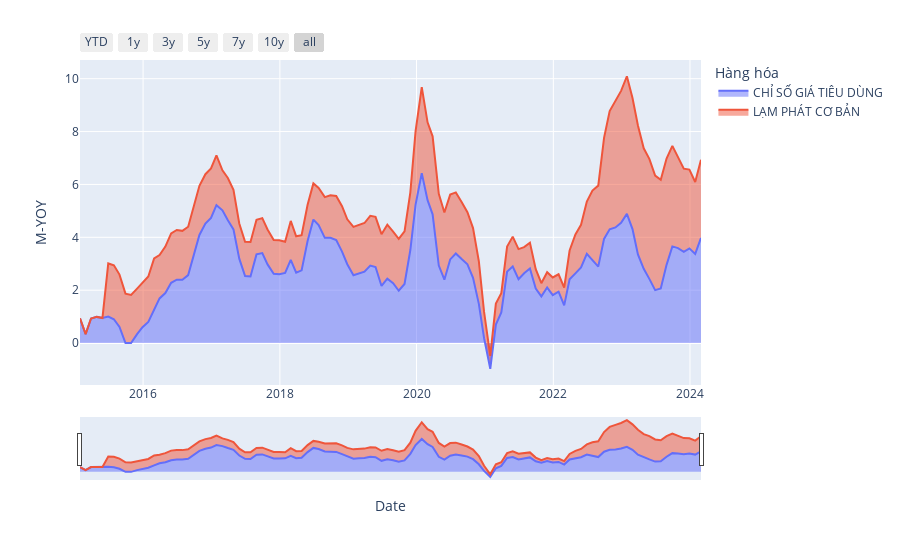

Source (notebook cell):
### Code cell
import pandas as pd
import plotly.express as px
import plotly.graph_objects as go

df_show = dfs_cpi[
    (
        (dfs_cpi["Hàng hóa"] == "CHỈ SỐ GIÁ TIÊU DÙNG")
        | (dfs_cpi["Hàng hóa"] == "LẠM PHÁT CƠ BẢN")
    )
    & (dfs_cpi["Date"] > "2015-01-01")
]

fig = px.area(df_show, x="Date", y="M-YOY", color="Hàng hóa")

fig.update_xaxes(
    rangeslider_visible=True,
    rangeselector=dict(
        buttons=[
            dict(count=1, label="YTD", step="year", stepmode="todate"),
            dict(count=1, label="1y", step="year", stepmode="backward"),
            dict(count=3, label="3y", step="year", stepmode="backward"),
            dict(count=5, label="5y", step="year", stepmode="backward"),
            dict(count=7, label="7y", step="year", stepmode="backward"),
            dict(count=10, label="10y", step="year", stepmode="backward"),
            dict(step="all"),
        ]
    ),
)

fig.show()

### Figure 1 — Plotly figure (JSON) as saved in the notebook; plotly's stock layout.template omitted (floating-point values rounded to 4 significant figures)
{"data": [{"fillpattern": {"shape": ""}, "hovertemplate": "Hàng hóa=CHỈ SỐ GIÁ TIÊU DÙNG<br>Date=%{x}<br>M-YOY=%{y}<extra></extra>", "legendgroup": "CHỈ SỐ GIÁ TIÊU DÙNG", "line": {"color": "#636efa"}, "marker": {"symbol": "circle"}, "mode": "lines", "name": "CHỈ SỐ GIÁ TIÊU DÙNG", "orientation": "v", "showlegend": true, "stackgroup": "1", "type": "scatter", "x": ["2024-02-29", "2024-01-29", "2023-12-29", "2023-11-29", "2023-10-29", "2023-09-29", "2023-08-29", "2023-07-29", "2023-06-29", "2023-05-29", "2023-04-29", "2023-03-29", "2023-02-28", "2023-01-29", "2022-12-29", "2022-11-29", "2022-10-29", "2022-09-29", "2022-08-29", "2022-07-29", "2022-06-29", "2022-05-29", "2022-04-29", "2022-03-29", "2022-02-28", "2022-01-29", "2021-12-29", "2021-11-29", "2021-10-29", "2021-09-29", "2021-08-29", "2021-07-29", "2021-06-29", "2021-05-29", "2021-04-29", "2021-03-29", "2021-02-28", "2021-01-29", "2020-12-27", "2020-11-29", "2020-10-29", "2020-09-29", "2020-08-29", "2020-07-29", "2020-06-29", "2020-05-29", "2020-04-29", "2020-03-27", "2020-02-29", "2020-01-29", "2019-12-27", "2019-11-29", "2019-10-29", "2019-09-28", "2019-08-29", "2019-07-29", "2019-06-28", "2019-05-27", "2019-04-29", "2019-03-29", "2019-02-28", "2019-01-29", "2018-12-27", "2018-11-29", "2018-10-29", "2018-09-28", "2018-08-29", "2018-07-27", "2018-06-29", "2018-05-29", "2018-04-27", "2018-03-29", "2018-02-28", "2018-01-29", "2017-12-29", "2017-11-29", "2017-10-27", "2017-09-29", "2017-08-29", "2017-07-28", "2017-06-29", "2017-05-29", "2017-04-28", "2017-03-29", "2017-02-28", "2017-01-27", "2016-12-29", "2016-11-29", "2016-10-28", "2016-09-29", "2016-08-29", "2016-07-29", "2016-06-29", "2016-05-30", "2016-04-29", "2016-03-29", "2016-02-29", "2016-01-29", "2015-12-29", "2015-11-30", "2015-10-29", "2015-09-29", "2015-08-28", "2015-07-29", "2015-06-29", "2015-05-29", "2015-04-29", "2015-03-29", "2015-02-28", "2015-01-29"], "xaxis": "x", "y": [3.976, 3.371, 3.581, 3.448, 3.591, 3.657, 2.957, 2.063, 2.003, 2.428, 2.807, 3.351, 4.312, 4.887, 4.549, 4.372, 4.303, 3.94, 2.891, 3.141, 3.374, 2.863, 2.638, 2.41, 1.424, 1.942, 1.81, 2.1, 1.765, 2.06, 2.82, 2.642, 2.414, 2.896, 2.702, 1.156, 0.7002, -0.9713, 0.187, 1.484, 2.47, 2.981, 3.177, 3.389, 3.165, 2.396, 2.932, 4.869, 5.405, 6.427, 5.235, 3.519, 2.237, 1.979, 2.262, 2.437, 2.159, 2.875, 2.932, 2.7, 2.639, 2.563, 2.983, 3.458, 3.894, 3.98, 3.98, 4.46, 4.67, 3.86, 2.75, 2.66, 3.15, 2.65, 2.6, 2.62, 2.976, 3.405, 3.354, 2.52, 2.539, 3.191, 4.3, 4.645, 5.023, 5.217, 4.737, 4.517, 4.09, 3.345, 2.571, 2.394, 2.396, 2.279, 1.89, 1.69, 1.27, 0.8, 0.6, 0.3389, 0, 0, 0.61, 0.9, 1.002, 0.95, 0.99, 0.93, 0.3367, 0.94], "yaxis": "y"}, {"fillpattern": {"shape": ""}, "hovertemplate": "Hàng hóa=LẠM PHÁT CƠ BẢN<br>Date=%{x}<br>M-YOY=%{y}<extra></extra>", "legendgroup": "LẠM PHÁT CƠ BẢN", "line": {"color": "#EF553B"}, "marker": {"symbol": "circle"}, "mode": "lines", "name": "LẠM PHÁT CƠ BẢN", "orientation": "v", "showlegend": true, "stackgroup": "1", "type": "scatter", "x": ["2024-02-29", "2024-01-29", "2023-12-29", "2023-11-29", "2023-10-29", "2023-09-29", "2023-08-29", "2023-07-29", "2023-06-29", "2023-05-29", "2023-04-29", "2023-03-29", "2023-02-28", "2023-01-29", "2022-12-29", "2022-11-29", "2022-10-29", "2022-09-29", "2022-08-29", "2022-07-29", "2022-06-29", "2022-05-29", "2022-04-29", "2022-03-29", "2022-02-28", "2022-01-29", "2021-12-29", "2021-11-29", "2021-10-29", "2021-09-29", "2021-08-29", "2021-07-29", "2021-06-29", "2021-05-29", "2021-04-29", "2021-03-29", "2021-02-28", "2021-01-29", "2020-12-27", "2020-11-29", "2020-10-29", "2020-09-29", "2020-08-29", "2020-07-29", "2020-06-29", "2020-05-29", "2020-04-29", "2020-03-27", "2020-02-29", "2020-01-29", "2019-12-27", "2019-11-29", "2019-10-29", "2019-09-28", "2019-08-29", "2019-07-29", "2019-06-28", "2019-05-27", "2019-04-29", "2019-03-29", "2019-02-28", "2019-01-29", "2018-12-27", "2018-11-29", "2018-10-29", "2018-09-28", "2018-08-29", "2018-07-27", "2018-06-29", "2018-05-29", "2018-04-27", "2018-03-29", "2018-02-28", "2018-01-29", "2017-12-29", "2017-11-29", "2017-10-27", "2017-09-29", "2017-08-29", "2017-07-28", "2017-06-29", "2017-05-29", "2017-04-28", "2017-03-29", "2017-02-28", "2017-01-27", "2016-12-29", "2016-11-29", "2016-10-28", "2016-09-29", "2016-08-29", "2016-07-29", "2016-06-29", "2016-05-30", "2016-04-29", "2016-03-29", "2016-02-29", "2016-01-29", "2015-12-29", "2015-11-30", "2015-10-29", "2015-09-29", "2015-08-28", "2015-07-29", "2015-06-29"], "xaxis": "x", "y": [2.956, 2.72, 2.98, 3.15, 3.429, 3.804, 4.021, 4.11, 4.33, 4.54, 4.56, 4.88, 4.957, 5.205, 4.99, 4.805, 4.47, 3.823, 3.064, 2.629, 1.98, 1.61, 1.47, 1.091, 0.6765, 0.6606, 0.67, 0.58, 0.5, 0.7366, 0.977, 0.9869, 1.14, 1.13, 0.95, 0.7321, 0.7939, 0.4911, 0.99, 1.61, 1.879, 1.97, 2.158, 2.31, 2.45, 2.545, 2.71, 2.953, 2.944, 3.254, 2.78, 2.182, 1.992, 1.96, 1.95, 2.04, 1.96, 1.9, 1.88, 1.841, 1.82, 1.83, 1.7, 1.72, 1.67, 1.61, 1.54, 1.41, 1.37, 1.37, 1.33, 1.38, 1.47, 1.18, 1.29, 1.28, 1.32, 1.32, 1.31, 1.3, 1.29, 1.33, 1.5, 1.6, 1.51, 1.88, 1.87, 1.87, 1.86, 1.85, 1.83, 1.85, 1.88, 1.87, 1.76, 1.64, 1.93, 1.72, 1.69, 1.72, 1.82, 1.87, 1.98, 2.04, 2.01], "yaxis": "y"}], "layout": {"legend": {"title": {"text": "Hàng hóa"}, "tracegroupgap": 0}, "margin": {"t": 60}, "xaxis": {"anchor": "y", "domain": [0, 1], "rangeselector": {"buttons": [{"count": 1, "label": "YTD", "step": "year", "stepmode": "todate"}, {"count": 1, "label": "1y", "step": "year", "stepmode": "backward"}, {"count": 3, "label": "3y", "step": "year", "stepmode": "backward"}, {"count": 5, "label": "5y", "step": "year", "stepmode": "backward"}, {"count": 7, "label": "7y", "step": "year", "stepmode": "backward"}, {"count": 10, "label": "10y", "step": "year", "stepmode": "backward"}, {"step": "all"}]}, "rangeslider": {"visible": true}, "title": {"text": "Date"}}, "yaxis": {"anchor": "x", "domain": [0, 1], "title": {"text": "M-YOY"}}}}
